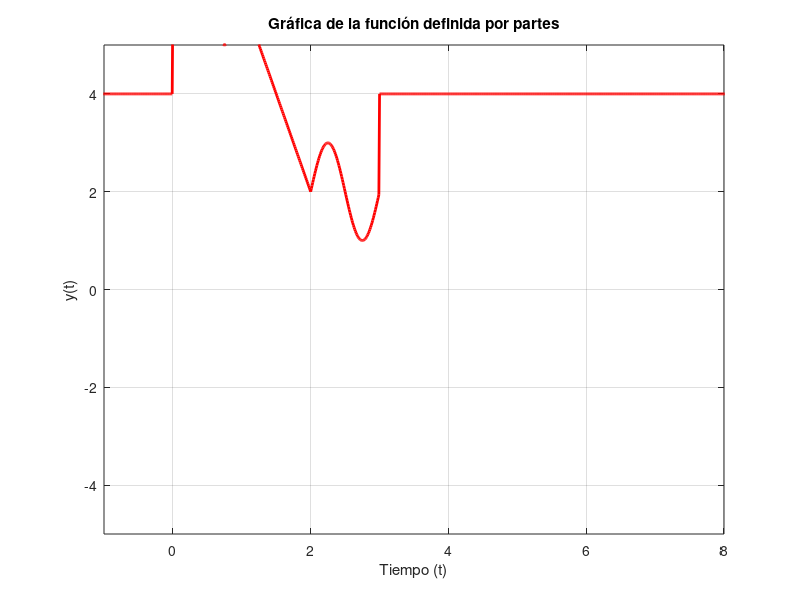

MATLAB code for this plot:
clear;
close all;
clc;

% Definir la función escalón unitario
u = @(t) (t >= 0); 

% Rango de tiempo
t = -2:0.01:10; 

% Definir la función por partes
y =((2+sin(2*pi*t)).*(u(t)-u(t-1))+(-4*t+6).*(u(t-1)-u(t-2))+(-2+sin(2*pi*t)).*(u(t-2)-u(t-3)))+4;
% Graficar la función
plot(t, y, 'r', 'LineWidth', 2);
axis([-1 8 -5 5]); % Límites de los ejes
grid on;
xlabel('Tiempo (t)');
ylabel('y(t)');
title('Gráfica de la función definida por partes');